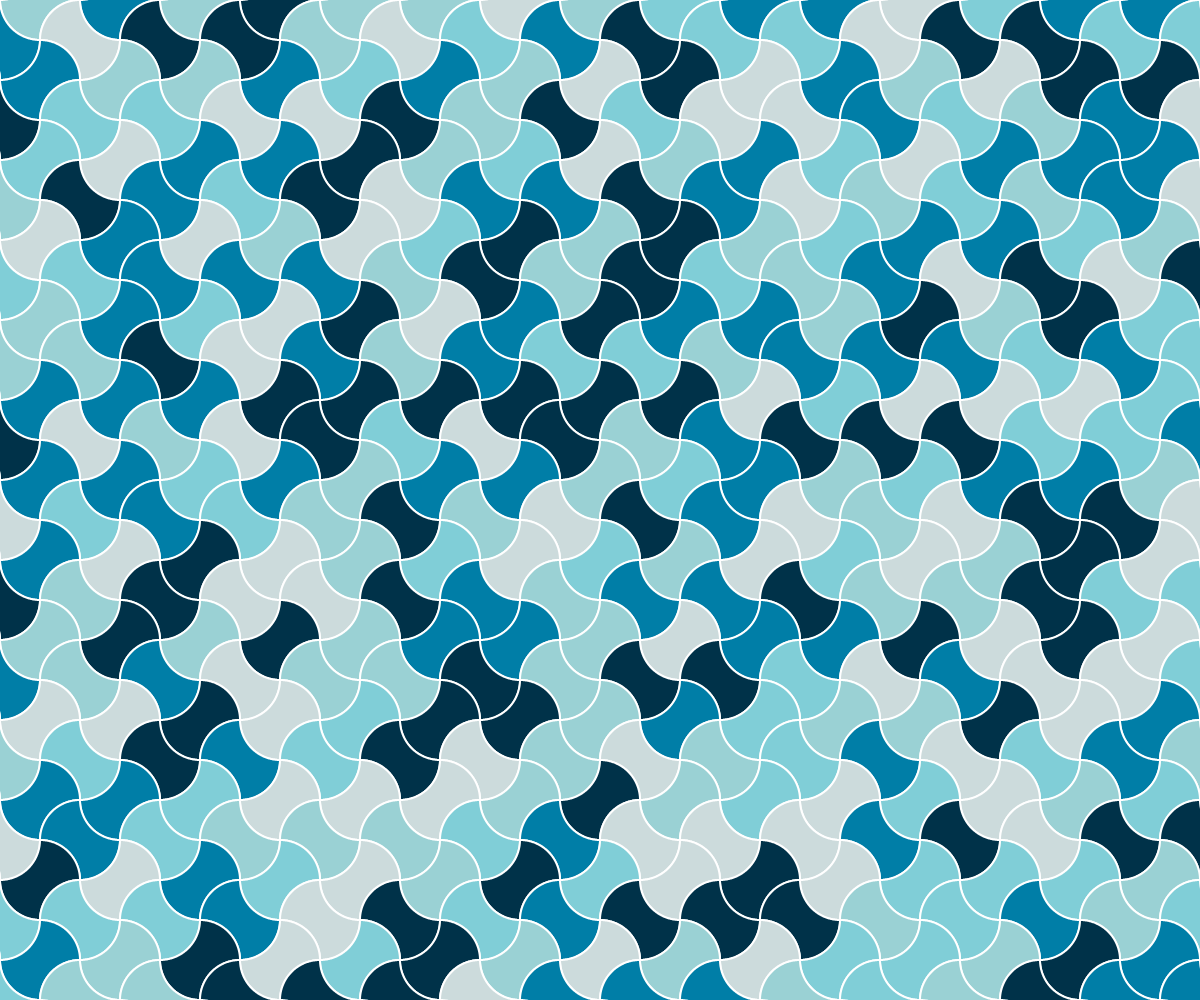
Frame 1 (no input)
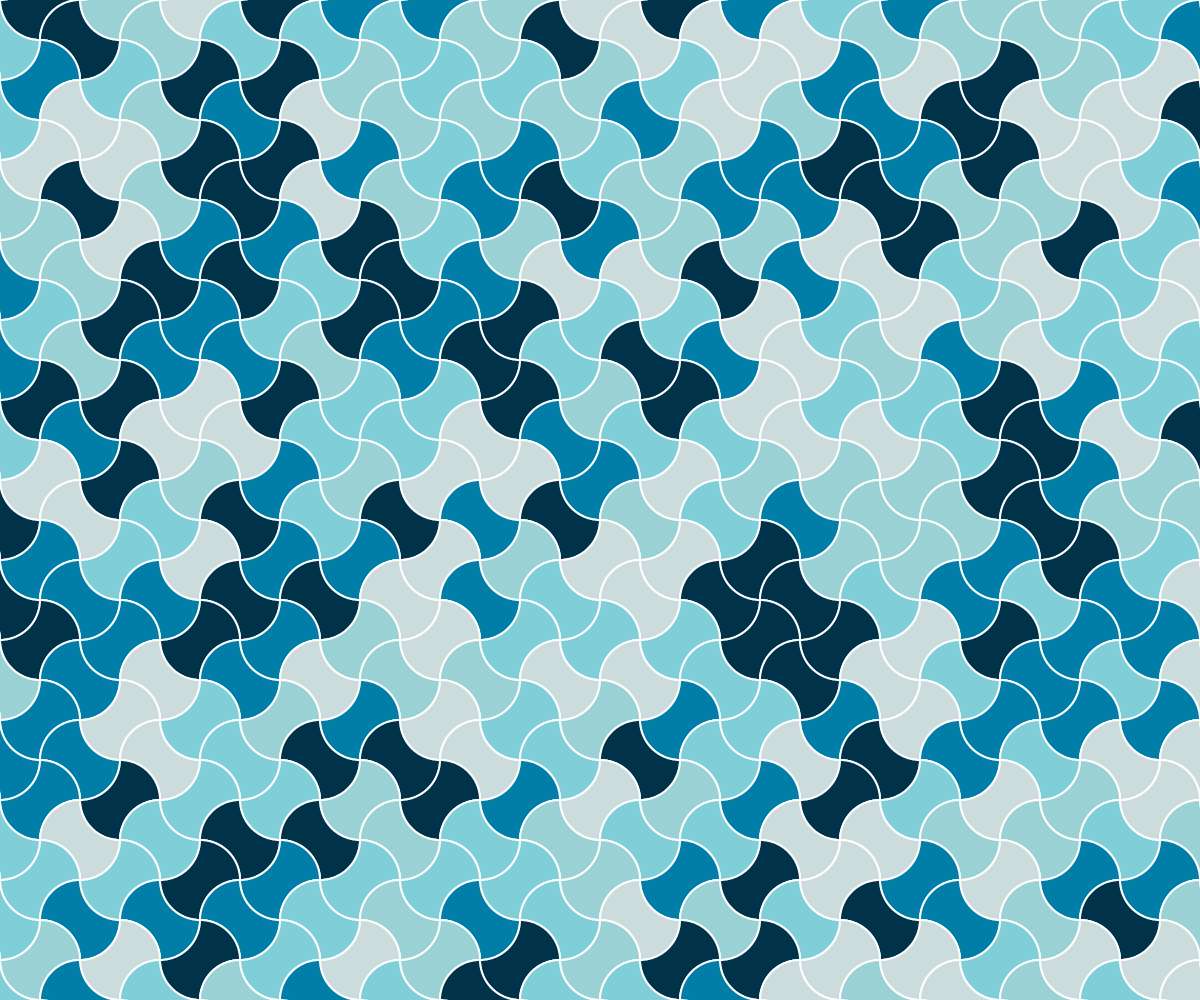
Frame 2 (the mouse pressed at the canvas centre, redrawn once)

The p5.js sketch that drew these frames (run headless with seeded random() and noise() and a simulated clock; the mouse was pressed at the canvas centre and the sketch redrawn once):

// p5.js sketch
// ── sketch.js
"use strict"

const COLORS = ["#CCDBDC", "#9AD1D4", "#80CED7", "#007EA7", "#003249"];
const WHITE  = "#FFFFFF";
const BLACK  = "#333333";

function setup(){
	createCanvas(windowWidth, windowHeight);
	angleMode(DEGREES); rectMode(CENTER); imageMode(CENTER);
	textAlign(CENTER, CENTER); textSize(14);
	noLoop();
}

function draw(){
	background(BLACK);
	noFill();
	noStroke();

	stroke(WHITE); strokeWeight(1);

	const len = 40;
	drawFundoUnit(0, 0, len);
}

function drawFundoUnit(x, y, len){

	const distance = len * cos(45) * 2;
	const pX = distance * cos(45) * 2;
	const pY = distance * cos(45);

	const rows = floor(height / pY) + 2;
	const cols = floor(width / pX) + 2;
	for(let r=0; r<rows; r++){
		for(let c=0; c<cols; c++){
			let oX = pX * c;
			let oY = pY * r;
			if(r%2==0) oX -= pX / 2;
			const rot = (r%2!=0)?135:45;
			drawFundo(x + oX, y + oY, len, rot);
		}
	}
}

function drawFundo(x, y, len, rot=0){

	fill(getColor(COLORS));
	stroke(WHITE); strokeWeight(len*0.05);

	push();
	translate(x, y);
	rotate(rot);

	beginShape();
	for(let i=0; i<360; i++){
		let x = len * cos(i);
		let y = len * sin(i);
		const maxX = len * cos(45);
		if(maxX < x){
			const diffX = x - maxX;
			x = maxX - diffX;
		}
		const minX = -len * cos(45);
		if(x < minX){
			const diffX = minX - x;
			x = minX + diffX;
		}
		vertex(x, y);
	}
	endShape();
	pop();
}

function getColor(colors){
	return colors[floor(random()*colors.length)];
}
